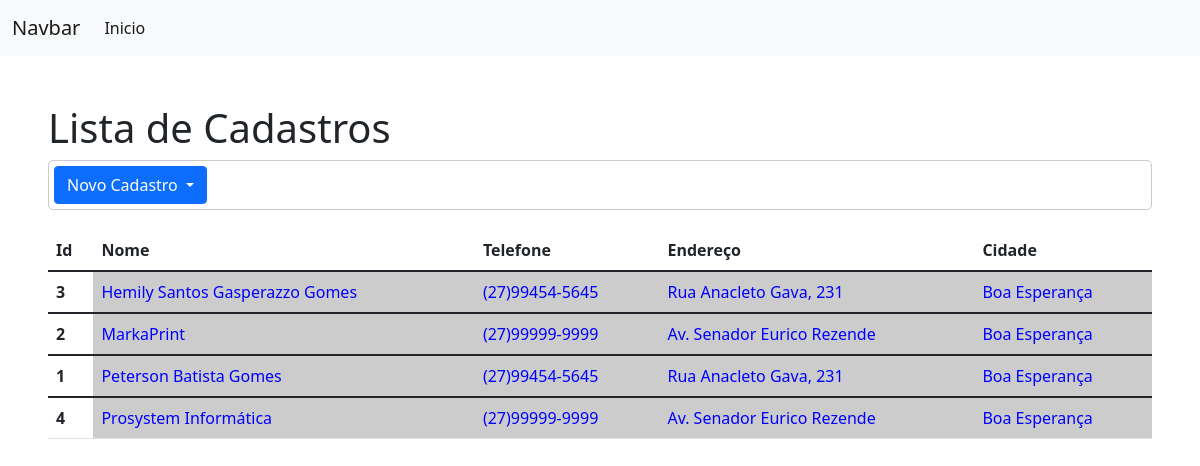
The app's page /, older data.
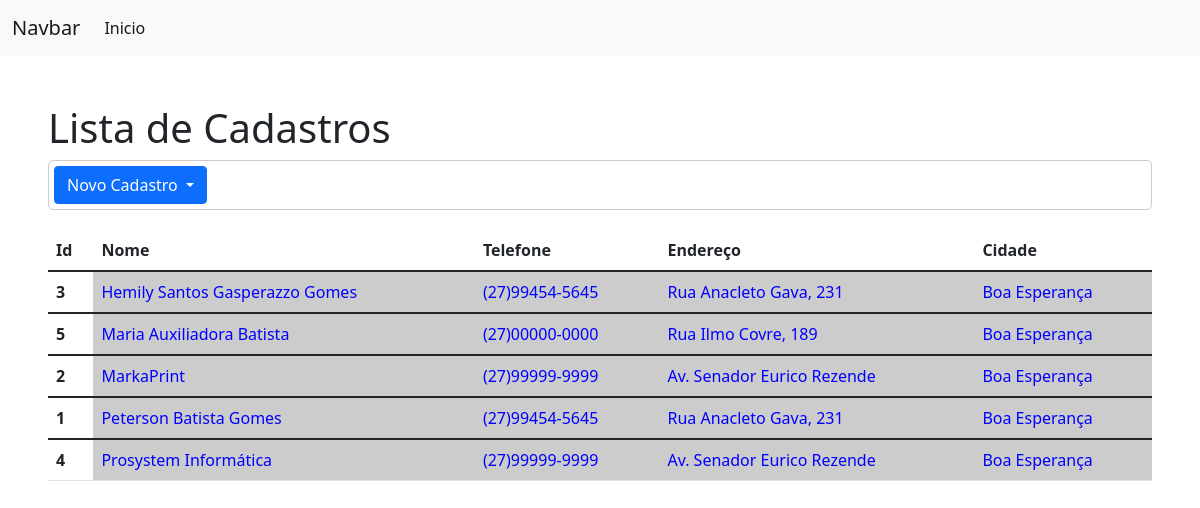
The same page, newer data.
### formulario/models.py (models this page shows, shortened)
class DadosPessoa(models.Model):
    SEXO_CHOICE = (
        ('M', 'Masculino'),
        ('F', 'Feminino')
    )
    UF_CHOICES = (
        ('AC', 'Acre'),
        ('AL', 'Alagoas'),
        ('AP', 'Amapá'),
        ('BA', 'Bahia'),
        ('CE', 'Ceará'),
        ('DF', 'Distrito Federal'),
        ('ES', 'Espírito Santo'),
        ('GO', 'Goiás'),
        ('MA', 'Maranão'),
        ('MG', 'Minas Gerais'),
        ('MS', 'Mato Grosso do Sul'),
        ('MT', 'Mato Grosso'),
        ('PA', 'Pará'),
        ('PB', 'Paraíba'),
        ('PE', 'Pernanbuco'),
        ('PI', 'Piauí'),
        ('PR', 'Paraná'),
        ('RJ', 'Rio de Janeiro'),
        ('RN', 'Rio Grande do Norte'),
        ('RO', 'Rondônia'),
        ('RR', 'Roraima'),
        ('RS', 'Rio Grande do Sul'),
        ('SC', 'Santa Catarina'),
        ('SE', 'Sergipe'),
        ('SP', 'São Paulo'),
        ('TO', 'Tocantins')
    )
    nome = models.CharField(max_length=100, verbose_name='Nome')
    sexo = models.CharField(max_length=1, choices=SEXO_CHOICE, verbose_name='Sexo')
    cpf = models.CharField(max_length=14, verbose_name='CPF')
    rg = models.CharField(max_length=11, verbose_name='RG')
    dt_nasc = models.DateField(verbose_name='Data de Nascimento', null=True)
    cnpj = models.CharField(max_length=20, verbose_name='CNPJ')
    insc_estadual = models.CharField(max_length=15, verbose_name='Inscrição Estadual')
    telefone = models.CharField(max_length=15, verbose_name='Telefone')
    email = models.CharField(max_length=100, verbose_name='E-mail')
    endereco = models.CharField(max_length=100, verbose_name='Endereço')
    bairro = models.CharField(max_length=100, verbose_name='Bairro')
    cidade = models.CharField(max_length=50, verbose_name='Cidade')
    estado = models.CharField(max_length=2, choices=UF_CHOICES, verbose_name='Estado')

### formulario/views.py (the view)
# urls.py: path('', views.lista_cadastro, name='lista-cadastro'),
def lista_cadastro(request):
    cliente = DadosPessoa.objects.all().order_by('nome')
    return render(request, 'cadastro/lista_cad.html', {'cliente': cliente})

### formulario/templates/cadastro/lista_cad.html (shortened to what this page needs)
<!DOCTYPE html>
{% extends 'base.html' %}
    {% block content %}
            <h1>Lista de Cadastros</h1>
                <div class="dropdown">
                  <button class="btn btn-primary dropdown-toggle" type="button" id="dropdownMenuButton1" data-bs-toggle="dropdown" aria-expanded="false">
                    Novo Cadastro
                  </button>
                </div>
                <table class="table">
                    <thead>
                        <tr>
                            <th scope="col">Id</th>
                            <th scope="col">Nome</th>
                            <th scope="col">Telefone</th>
                            <th scope="col">Endereço</th>
                            <th scope="col">Cidade</th>
                        </tr>
                    </thead>
                {% for clientes in cliente %}
                    <tbody>
                        <tr>
                            <th scope="row">
                                {{clientes.id}}
                            </th>
                            {% if clientes.cpf %}
                            <td><a href="editar_pf/{{clientes.id}}/">{{clientes.nome}}</a></td>
                            {% else %}
                            <td><a href="editar_pj/{{clientes.id}}/">{{clientes.nome}}</a></td>
                            {% endif %}
                            <td>{{clientes.telefone}}</td>
                            <td>{{clientes.endereco}}</td>
                            <td>{{clientes.cidade}}</td>
                        </tr>
                    </tbody>
                {% endfor %}
                </table>
        </div>
    {% endblock %}

Row changes from the older to the newer data that the page shows:
added DadosPessoa: id "5", nome "Maria Auxiliadora Batista", telefone "(27)00000-0000", endereco "Rua Ilmo Covre, 189", cidade "Boa Esperança"
